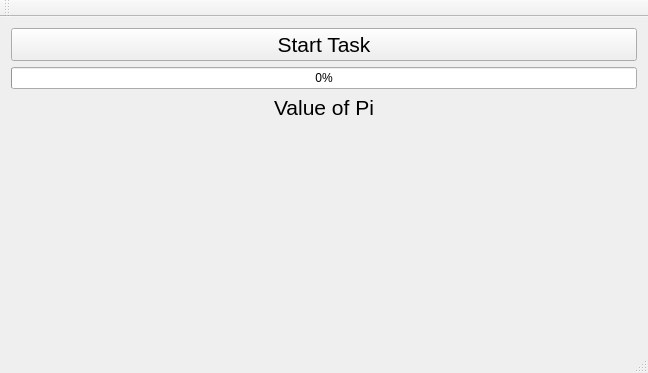
<?xml version="1.0" encoding="UTF-8"?>
<ui version="4.0">
 <class>MainWindow</class>
 <widget class="QMainWindow" name="MainWindow">
  <property name="geometry">
   <rect>
    <x>0</x>
    <y>0</y>
    <width>648</width>
    <height>373</height>
   </rect>
  </property>
  <property name="windowTitle">
   <string>MainWindow</string>
  </property>
  <widget class="QWidget" name="centralWidget">
   <layout class="QVBoxLayout" name="verticalLayout">
    <item>
     <widget class="QPushButton" name="pushButton">
      <property name="sizePolicy">
       <sizepolicy hsizetype="Expanding" vsizetype="Fixed">
        <horstretch>0</horstretch>
        <verstretch>0</verstretch>
       </sizepolicy>
      </property>
      <property name="font">
       <font>
        <pointsize>16</pointsize>
       </font>
      </property>
      <property name="text">
       <string>Start Task</string>
      </property>
     </widget>
    </item>
    <item>
     <widget class="QProgressBar" name="progressBar">
      <property name="value">
       <number>0</number>
      </property>
     </widget>
    </item>
    <item>
     <widget class="QLabel" name="label">
      <property name="font">
       <font>
        <pointsize>16</pointsize>
       </font>
      </property>
      <property name="text">
       <string>Value of Pi</string>
      </property>
      <property name="alignment">
       <set>Qt::AlignCenter</set>
      </property>
     </widget>
    </item>
    <item>
     <spacer name="verticalSpacer">
      <property name="orientation">
       <enum>Qt::Vertical</enum>
      </property>
      <property name="sizeHint" stdset="0">
       <size>
        <width>20</width>
        <height>40</height>
       </size>
      </property>
     </spacer>
    </item>
   </layout>
  </widget>
  <widget class="QMenuBar" name="menuBar">
   <property name="geometry">
    <rect>
     <x>0</x>
     <y>0</y>
     <width>648</width>
     <height>22</height>
    </rect>
   </property>
  </widget>
  <widget class="QToolBar" name="mainToolBar">
   <attribute name="toolBarArea">
    <enum>TopToolBarArea</enum>
   </attribute>
   <attribute name="toolBarBreak">
    <bool>false</bool>
   </attribute>
  </widget>
  <widget class="QStatusBar" name="statusBar"/>
 </widget>
 <layoutdefault spacing="6" margin="11"/>
 <tabstops>
  <tabstop>pushButton</tabstop>
 </tabstops>
 <resources/>
 <connections/>
</ui>
